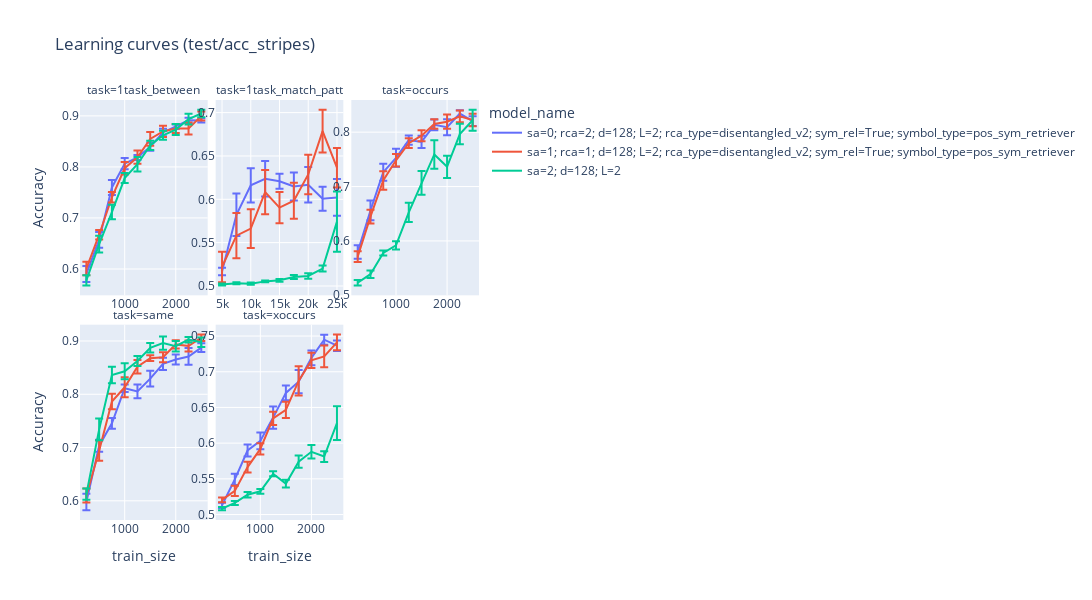

The code cell stored with this chart in its notebook:
### Code cell
metric = 'test/acc_stripes'
agg_df = project_df_.groupby(['model_name', 'task', 'train_size'])[metric].aggregate(['mean', 'std', 'sem', 'count']).reset_index()
agg_df.rename(columns={'mean': 'Accuracy', 'sem': 'Standard Error', 'std': 'Standard Deviation', 'count': '# of Trials'}, inplace=True)
hover_data = ['# of Trials', 'Standard Deviation', 'Standard Error']
fig = px.line(
    agg_df, x='train_size', y='Accuracy', error_y='Standard Error', color='model_name', hover_data=hover_data, facet_col='task',
    facet_col_wrap=3, title=f'Learning curves ({metric})', width=1400, height=600)
fig.update_xaxes(matches=None)
fig.update_yaxes(showticklabels=True, col=1)
fig.update_yaxes(showticklabels=True, col=2)
fig.update_yaxes(showticklabels=True, col=3)
fig.update_xaxes(showticklabels=True, col=1)
fig.update_xaxes(showticklabels=True, col=2)
fig.update_xaxes(showticklabels=True, col=3)
fig.update_yaxes(matches=None)
fig.show()

### Figure 1 — Plotly figure (JSON) as saved in the notebook; plotly's stock layout.template omitted (floating-point values rounded to 4 significant figures)
{"data": [{"customdata": [[10, 0.05014, 0.01586], [10, 0.04872, 0.01541], [10, 0.04671, 0.01477], [10, 0.03439, 0.01088], [10, 0.01604, 0.005072], [10, 0.02498, 0.007899], [10, 0.02296, 0.007262], [10, 0.01434, 0.004534], [10, 0.01662, 0.005257], [10, 0.01304, 0.004122]], "error_y": {"array": [0.01586, 0.01541, 0.01477, 0.01088, 0.005072, 0.007899, 0.007262, 0.004534, 0.005257, 0.004122]}, "hovertemplate": "model_name=sa=0; rca=2; d=128; L=2; rca_type=disentangled_v2; sym_rel=True; symbol_type=pos_sym_retriever<br>task=1task_between<br>train_size=%{x}<br>Accuracy=%{y}<br># of Trials=%{customdata[0]}<br>Standard Deviation=%{customdata[1]}<br>Standard Error=%{customdata[2]}<extra></extra>", "legendgroup": "sa=0; rca=2; d=128; L=2; rca_type=disentangled_v2; sym_rel=True; symbol_type=pos_sym_retriever", "line": {"color": "#636efa", "dash": "solid"}, "marker": {"symbol": "circle"}, "mode": "lines", "name": "sa=0; rca=2; d=128; L=2; rca_type=disentangled_v2; sym_rel=True; symbol_type=pos_sym_retriever", "orientation": "v", "showlegend": true, "type": "scatter", "x": [250, 500, 750, 1000, 1250, 1500, 1750, 2000, 2250, 2500], "xaxis": "x4", "y": [0.5902, 0.6568, 0.7597, 0.8064, 0.8184, 0.8394, 0.8675, 0.8787, 0.8912, 0.891], "yaxis": "y4"}, {"customdata": [[11, 0.01439, 0.004339], [10, 0.07718, 0.02441], [10, 0.0624, 0.01973], [10, 0.06447, 0.02039], [10, 0.02743, 0.008676], [10, 0.05103, 0.01614], [8, 0.0581, 0.02054], [8, 0.03904, 0.0138], [7, 0.0563, 0.02128]], "error_y": {"array": [0.004339, 0.02441, 0.01973, 0.02039, 0.008676, 0.01614, 0.02054, 0.0138, 0.02128]}, "hovertemplate": "model_name=sa=0; rca=2; d=128; L=2; rca_type=disentangled_v2; sym_rel=True; symbol_type=pos_sym_retriever<br>task=1task_match_patt<br>train_size=%{x}<br>Accuracy=%{y}<br># of Trials=%{customdata[0]}<br>Standard Deviation=%{customdata[1]}<br>Standard Error=%{customdata[2]}<extra></extra>", "legendgroup": "sa=0; rca=2; d=128; L=2; rca_type=disentangled_v2; sym_rel=True; symbol_type=pos_sym_retriever", "line": {"color": "#636efa", "dash": "solid"}, "marker": {"symbol": "circle"}, "mode": "lines", "name": "sa=0; rca=2; d=128; L=2; rca_type=disentangled_v2; sym_rel=True; symbol_type=pos_sym_retriever", "orientation": "v", "showlegend": false, "type": "scatter", "x": [5000, 7500, 10000, 12500, 15000, 17500, 20000, 22500, 25000], "xaxis": "x5", "y": [0.5167, 0.5822, 0.6161, 0.6237, 0.6208, 0.6147, 0.6168, 0.6006, 0.6022], "yaxis": "y5"}, {"customdata": [[10, 0.03927, 0.01242], [10, 0.05772, 0.01825], [10, 0.04946, 0.01564], [10, 0.05263, 0.01664], [10, 0.027, 0.008539], [10, 0.0353, 0.01116], [10, 0.03119, 0.009862], [10, 0.04702, 0.01487], [10, 0.01987, 0.006283], [10, 0.02856, 0.009032]], "error_y": {"array": [0.01242, 0.01825, 0.01564, 0.01664, 0.008539, 0.01116, 0.009862, 0.01487, 0.006283, 0.009032]}, "hovertemplate": "model_name=sa=0; rca=2; d=128; L=2; rca_type=disentangled_v2; sym_rel=True; symbol_type=pos_sym_retriever<br>task=occurs<br>train_size=%{x}<br>Accuracy=%{y}<br># of Trials=%{customdata[0]}<br>Standard Deviation=%{customdata[1]}<br>Standard Error=%{customdata[2]}<extra></extra>", "legendgroup": "sa=0; rca=2; d=128; L=2; rca_type=disentangled_v2; sym_rel=True; symbol_type=pos_sym_retriever", "line": {"color": "#636efa", "dash": "solid"}, "marker": {"symbol": "circle"}, "mode": "lines", "name": "sa=0; rca=2; d=128; L=2; rca_type=disentangled_v2; sym_rel=True; symbol_type=pos_sym_retriever", "orientation": "v", "showlegend": false, "type": "scatter", "x": [250, 500, 750, 1000, 1250, 1500, 1750, 2000, 2250, 2500], "xaxis": "x6", "y": [0.5795, 0.6561, 0.7264, 0.7529, 0.7854, 0.782, 0.8135, 0.809, 0.8342, 0.8202], "yaxis": "y6"}, {"customdata": [[10, 0.04929, 0.01559], [10, 0.03539, 0.01119], [10, 0.03252, 0.01028], [10, 0.02191, 0.006929], [10, 0.04101, 0.01297], [10, 0.04682, 0.0148], [10, 0.03647, 0.01153], [10, 0.02922, 0.009239], [10, 0.04972, 0.01572], [10, 0.02556, 0.008082]], "error_y": {"array": [0.01559, 0.01119, 0.01028, 0.006929, 0.01297, 0.0148, 0.01153, 0.009239, 0.01572, 0.008082]}, "hovertemplate": "model_name=sa=0; rca=2; d=128; L=2; rca_type=disentangled_v2; sym_rel=True; symbol_type=pos_sym_retriever<br>task=same<br>train_size=%{x}<br>Accuracy=%{y}<br># of Trials=%{customdata[0]}<br>Standard Deviation=%{customdata[1]}<br>Standard Error=%{customdata[2]}<extra></extra>", "legendgroup": "sa=0; rca=2; d=128; L=2; rca_type=disentangled_v2; sym_rel=True; symbol_type=pos_sym_retriever", "line": {"color": "#636efa", "dash": "solid"}, "marker": {"symbol": "circle"}, "mode": "lines", "name": "sa=0; rca=2; d=128; L=2; rca_type=disentangled_v2; sym_rel=True; symbol_type=pos_sym_retriever", "orientation": "v", "showlegend": false, "type": "scatter", "x": [250, 500, 750, 1000, 1250, 1500, 1750, 2000, 2250, 2500], "xaxis": "x", "y": [0.5979, 0.7034, 0.7454, 0.8114, 0.8053, 0.8293, 0.8572, 0.8653, 0.871, 0.8876], "yaxis": "y"}, {"customdata": [[10, 0.0116, 0.003667], [10, 0.02476, 0.007829], [10, 0.02635, 0.008332], [10, 0.03728, 0.01179], [10, 0.04927, 0.01558], [10, 0.0326, 0.01031], [10, 0.05135, 0.01624], [10, 0.03255, 0.01029], [10, 0.02211, 0.006993], [10, 0.0234, 0.007399]], "error_y": {"array": [0.003667, 0.007829, 0.008332, 0.01179, 0.01558, 0.01031, 0.01624, 0.01029, 0.006993, 0.007399]}, "hovertemplate": "model_name=sa=0; rca=2; d=128; L=2; rca_type=disentangled_v2; sym_rel=True; symbol_type=pos_sym_retriever<br>task=xoccurs<br>train_size=%{x}<br>Accuracy=%{y}<br># of Trials=%{customdata[0]}<br>Standard Deviation=%{customdata[1]}<br>Standard Error=%{customdata[2]}<extra></extra>", "legendgroup": "sa=0; rca=2; d=128; L=2; rca_type=disentangled_v2; sym_rel=True; symbol_type=pos_sym_retriever", "line": {"color": "#636efa", "dash": "solid"}, "marker": {"symbol": "circle"}, "mode": "lines", "name": "sa=0; rca=2; d=128; L=2; rca_type=disentangled_v2; sym_rel=True; symbol_type=pos_sym_retriever", "orientation": "v", "showlegend": false, "type": "scatter", "x": [250, 500, 750, 1000, 1250, 1500, 1750, 2000, 2250, 2500], "xaxis": "x2", "y": [0.513, 0.5492, 0.5897, 0.6032, 0.6358, 0.6704, 0.6861, 0.7195, 0.7449, 0.7365], "yaxis": "y2"}, {"customdata": [[10, 0.04219, 0.01334], [10, 0.02978, 0.009417], [10, 0.03216, 0.01017], [10, 0.03877, 0.01226], [10, 0.04123, 0.01304], [10, 0.04255, 0.01346], [10, 0.03463, 0.01095], [10, 0.02829, 0.008946], [10, 0.03718, 0.01176], [10, 0.02854, 0.009024]], "error_y": {"array": [0.01334, 0.009417, 0.01017, 0.01226, 0.01304, 0.01346, 0.01095, 0.008946, 0.01176, 0.009024]}, "hovertemplate": "model_name=sa=1; rca=1; d=128; L=2; rca_type=disentangled_v2; sym_rel=True; symbol_type=pos_sym_retriever<br>task=1task_between<br>train_size=%{x}<br>Accuracy=%{y}<br># of Trials=%{customdata[0]}<br>Standard Deviation=%{customdata[1]}<br>Standard Error=%{customdata[2]}<extra></extra>", "legendgroup": "sa=1; rca=1; d=128; L=2; rca_type=disentangled_v2; sym_rel=True; symbol_type=pos_sym_retriever", "line": {"color": "#EF553B", "dash": "solid"}, "marker": {"symbol": "circle"}, "mode": "lines", "name": "sa=1; rca=1; d=128; L=2; rca_type=disentangled_v2; sym_rel=True; symbol_type=pos_sym_retriever", "orientation": "v", "showlegend": true, "type": "scatter", "x": [250, 500, 750, 1000, 1250, 1500, 1750, 2000, 2250, 2500], "xaxis": "x4", "y": [0.6009, 0.6672, 0.7405, 0.7974, 0.819, 0.8548, 0.8695, 0.8752, 0.875, 0.8998], "yaxis": "y4"}, {"customdata": [[11, 0.05837, 0.0176], [10, 0.08222, 0.026], [10, 0.07038, 0.02226], [10, 0.08051, 0.02546], [10, 0.05674, 0.01794], [10, 0.06553, 0.02072], [10, 0.07203, 0.02278], [10, 0.078, 0.02467], [10, 0.07193, 0.02275]], "error_y": {"array": [0.0176, 0.026, 0.02226, 0.02546, 0.01794, 0.02072, 0.02278, 0.02467, 0.02275]}, "hovertemplate": "model_name=sa=1; rca=1; d=128; L=2; rca_type=disentangled_v2; sym_rel=True; symbol_type=pos_sym_retriever<br>task=1task_match_patt<br>train_size=%{x}<br>Accuracy=%{y}<br># of Trials=%{customdata[0]}<br>Standard Deviation=%{customdata[1]}<br>Standard Error=%{customdata[2]}<extra></extra>", "legendgroup": "sa=1; rca=1; d=128; L=2; rca_type=disentangled_v2; sym_rel=True; symbol_type=pos_sym_retriever", "line": {"color": "#EF553B", "dash": "solid"}, "marker": {"symbol": "circle"}, "mode": "lines", "name": "sa=1; rca=1; d=128; L=2; rca_type=disentangled_v2; sym_rel=True; symbol_type=pos_sym_retriever", "orientation": "v", "showlegend": false, "type": "scatter", "x": [5000, 7500, 10000, 12500, 15000, 17500, 20000, 22500, 25000], "xaxis": "x5", "y": [0.5219, 0.5581, 0.5662, 0.6083, 0.5904, 0.5983, 0.6287, 0.6786, 0.6365], "yaxis": "y5"}, {"customdata": [[10, 0.03148, 0.009955], [10, 0.04014, 0.01269], [10, 0.05348, 0.01691], [10, 0.03649, 0.01154], [10, 0.02819, 0.008914], [10, 0.03218, 0.01017], [10, 0.02773, 0.00877], [10, 0.04164, 0.01317], [10, 0.03403, 0.01076], [10, 0.03567, 0.01128]], "error_y": {"array": [0.009955, 0.01269, 0.01691, 0.01154, 0.008914, 0.01017, 0.00877, 0.01317, 0.01076, 0.01128]}, "hovertemplate": "model_name=sa=1; rca=1; d=128; L=2; rca_type=disentangled_v2; sym_rel=True; symbol_type=pos_sym_retriever<br>task=occurs<br>train_size=%{x}<br>Accuracy=%{y}<br># of Trials=%{customdata[0]}<br>Standard Deviation=%{customdata[1]}<br>Standard Error=%{customdata[2]}<extra></extra>", "legendgroup": "sa=1; rca=1; d=128; L=2; rca_type=disentangled_v2; sym_rel=True; symbol_type=pos_sym_retriever", "line": {"color": "#EF553B", "dash": "solid"}, "marker": {"symbol": "circle"}, "mode": "lines", "name": "sa=1; rca=1; d=128; L=2; rca_type=disentangled_v2; sym_rel=True; symbol_type=pos_sym_retriever", "orientation": "v", "showlegend": false, "type": "scatter", "x": [250, 500, 750, 1000, 1250, 1500, 1750, 2000, 2250, 2500], "xaxis": "x6", "y": [0.5711, 0.6445, 0.7112, 0.7483, 0.7798, 0.7935, 0.8149, 0.8193, 0.829, 0.8224], "yaxis": "y6"}, {"customdata": [[10, 0.04126, 0.01305], [10, 0.06036, 0.01909], [10, 0.04566, 0.01444], [10, 0.05917, 0.01871], [10, 0.04003, 0.01266], [10, 0.01741, 0.005505], [10, 0.02943, 0.009306], [10, 0.0239, 0.007558], [10, 0.0323, 0.01021], [10, 0.01907, 0.00603]], "error_y": {"array": [0.01305, 0.01909, 0.01444, 0.01871, 0.01266, 0.005505, 0.009306, 0.007558, 0.01021, 0.00603]}, "hovertemplate": "model_name=sa=1; rca=1; d=128; L=2; rca_type=disentangled_v2; sym_rel=True; symbol_type=pos_sym_retriever<br>task=same<br>train_size=%{x}<br>Accuracy=%{y}<br># of Trials=%{customdata[0]}<br>Standard Deviation=%{customdata[1]}<br>Standard Error=%{customdata[2]}<extra></extra>", "legendgroup": "sa=1; rca=1; d=128; L=2; rca_type=disentangled_v2; sym_rel=True; symbol_type=pos_sym_retriever", "line": {"color": "#EF553B", "dash": "solid"}, "marker": {"symbol": "circle"}, "mode": "lines", "name": "sa=1; rca=1; d=128; L=2; rca_type=disentangled_v2; sym_rel=True; symbol_type=pos_sym_retriever", "orientation": "v", "showlegend": false, "type": "scatter", "x": [250, 500, 750, 1000, 1250, 1500, 1750, 2000, 2250, 2500], "xaxis": "x", "y": [0.61, 0.6941, 0.7864, 0.8131, 0.8517, 0.8678, 0.8696, 0.8936, 0.8906, 0.9062], "yaxis": "y"}, {"customdata": [[10, 0.01021, 0.00323], [10, 0.02297, 0.007265], [10, 0.02405, 0.007604], [10, 0.02475, 0.007828], [10, 0.02956, 0.009349], [10, 0.03612, 0.01142], [10, 0.065, 0.02056], [10, 0.03366, 0.01064], [10, 0.04794, 0.01516], [10, 0.03518, 0.01113]], "error_y": {"array": [0.00323, 0.007265, 0.007604, 0.007828, 0.009349, 0.01142, 0.02056, 0.01064, 0.01516, 0.01113]}, "hovertemplate": "model_name=sa=1; rca=1; d=128; L=2; rca_type=disentangled_v2; sym_rel=True; symbol_type=pos_sym_retriever<br>task=xoccurs<br>train_size=%{x}<br>Accuracy=%{y}<br># of Trials=%{customdata[0]}<br>Standard Deviation=%{customdata[1]}<br>Standard Error=%{customdata[2]}<extra></extra>", "legendgroup": "sa=1; rca=1; d=128; L=2; rca_type=disentangled_v2; sym_rel=True; symbol_type=pos_sym_retriever", "line": {"color": "#EF553B", "dash": "solid"}, "marker": {"symbol": "circle"}, "mode": "lines", "name": "sa=1; rca=1; d=128; L=2; rca_type=disentangled_v2; sym_rel=True; symbol_type=pos_sym_retriever", "orientation": "v", "showlegend": false, "type": "scatter", "x": [250, 500, 750, 1000, 1250, 1500, 1750, 2000, 2250, 2500], "xaxis": "x2", "y": [0.5205, 0.5331, 0.5665, 0.5919, 0.6347, 0.6466, 0.6872, 0.7159, 0.7215, 0.7411], "yaxis": "y2"}, {"customdata": [[10, 0.03153, 0.009972], [10, 0.05192, 0.01642], [10, 0.04501, 0.01423], [10, 0.03107, 0.009826], [10, 0.04457, 0.01409], [10, 0.02842, 0.008986], [10, 0.02743, 0.008673], [10, 0.03403, 0.01076], [10, 0.03292, 0.01041], [10, 0.02312, 0.00731]], "error_y": {"array": [0.009972, 0.01642, 0.01423, 0.009826, 0.01409, 0.008986, 0.008673, 0.01076, 0.01041, 0.00731]}, "hovertemplate": "model_name=sa=2; d=128; L=2<br>task=1task_between<br>train_size=%{x}<br>Accuracy=%{y}<br># of Trials=%{customdata[0]}<br>Standard Deviation=%{customdata[1]}<br>Standard Error=%{customdata[2]}<extra></extra>", "legendgroup": "sa=2; d=128; L=2", "line": {"color": "#00cc96", "dash": "solid"}, "marker": {"symbol": "circle"}, "mode": "lines", "name": "sa=2; d=128; L=2", "orientation": "v", "showlegend": true, "type": "scatter", "x": [250, 500, 750, 1000, 1250, 1500, 1750, 2000, 2250, 2500], "xaxis": "x4", "y": [0.5775, 0.6488, 0.7115, 0.7782, 0.8053, 0.8421, 0.8619, 0.873, 0.8935, 0.9046], "yaxis": "y4"}, {"customdata": [[11, 0.003805, 0.001147], [10, 0.003658, 0.001157], [10, 0.00408, 0.00129], [10, 0.003454, 0.001092], [10, 0.005158, 0.001631], [10, 0.007172, 0.002268], [10, 0.009712, 0.003071], [10, 0.01087, 0.003437], [10, 0.1103, 0.03487]], "error_y": {"array": [0.001147, 0.001157, 0.00129, 0.001092, 0.001631, 0.002268, 0.003071, 0.003437, 0.03487]}, "hovertemplate": "model_name=sa=2; d=128; L=2<br>task=1task_match_patt<br>train_size=%{x}<br>Accuracy=%{y}<br># of Trials=%{customdata[0]}<br>Standard Deviation=%{customdata[1]}<br>Standard Error=%{customdata[2]}<extra></extra>", "legendgroup": "sa=2; d=128; L=2", "line": {"color": "#00cc96", "dash": "solid"}, "marker": {"symbol": "circle"}, "mode": "lines", "name": "sa=2; d=128; L=2", "orientation": "v", "showlegend": false, "type": "scatter", "x": [5000, 7500, 10000, 12500, 15000, 17500, 20000, 22500, 25000], "xaxis": "x5", "y": [0.5017, 0.5031, 0.5026, 0.5053, 0.5065, 0.5104, 0.5115, 0.5201, 0.5742], "yaxis": "y5"}, {"customdata": [[10, 0.01598, 0.005054], [10, 0.02137, 0.006758], [10, 0.01484, 0.004694], [10, 0.0241, 0.007622], [10, 0.05596, 0.0177], [10, 0.06954, 0.02199], [10, 0.08288, 0.02621], [10, 0.06489, 0.02052], [10, 0.05944, 0.0188], [10, 0.06103, 0.0193]], "error_y": {"array": [0.005054, 0.006758, 0.004694, 0.007622, 0.0177, 0.02199, 0.02621, 0.02052, 0.0188, 0.0193]}, "hovertemplate": "model_name=sa=2; d=128; L=2<br>task=occurs<br>train_size=%{x}<br>Accuracy=%{y}<br># of Trials=%{customdata[0]}<br>Standard Deviation=%{customdata[1]}<br>Standard Error=%{customdata[2]}<extra></extra>", "legendgroup": "sa=2; d=128; L=2", "line": {"color": "#00cc96", "dash": "solid"}, "marker": {"symbol": "circle"}, "mode": "lines", "name": "sa=2; d=128; L=2", "orientation": "v", "showlegend": false, "type": "scatter", "x": [250, 500, 750, 1000, 1250, 1500, 1750, 2000, 2250, 2500], "xaxis": "x6", "y": [0.523, 0.5387, 0.5779, 0.5917, 0.6523, 0.7067, 0.759, 0.7363, 0.7965, 0.8219], "yaxis": "y6"}, {"customdata": [[10, 0.03299, 0.01043], [10, 0.06442, 0.02037], [10, 0.04912, 0.01553], [10, 0.04711, 0.0149], [10, 0.02977, 0.009413], [10, 0.0277, 0.008759], [10, 0.03865, 0.01222], [10, 0.03124, 0.009878], [10, 0.01629, 0.005151], [9, 0.02683, 0.008944]], "error_y": {"array": [0.01043, 0.02037, 0.01553, 0.0149, 0.009413, 0.008759, 0.01222, 0.009878, 0.005151, 0.008944]}, "hovertemplate": "model_name=sa=2; d=128; L=2<br>task=same<br>train_size=%{x}<br>Accuracy=%{y}<br># of Trials=%{customdata[0]}<br>Standard Deviation=%{customdata[1]}<br>Standard Error=%{customdata[2]}<extra></extra>", "legendgroup": "sa=2; d=128; L=2", "line": {"color": "#00cc96", "dash": "solid"}, "marker": {"symbol": "circle"}, "mode": "lines", "name": "sa=2; d=128; L=2", "orientation": "v", "showlegend": false, "type": "scatter", "x": [250, 500, 750, 1000, 1250, 1500, 1750, 2000, 2250, 2500], "xaxis": "x", "y": [0.6124, 0.734, 0.8361, 0.8431, 0.8626, 0.8873, 0.896, 0.8903, 0.9025, 0.8976], "yaxis": "y"}, {"customdata": [[10, 0.007276, 0.002301], [10, 0.009183, 0.002904], [10, 0.01239, 0.003918], [10, 0.01049, 0.003319], [10, 0.01106, 0.003499], [10, 0.01763, 0.005575], [10, 0.0267, 0.008444], [10, 0.02963, 0.009369], [10, 0.02386, 0.007545], [10, 0.07506, 0.02374]], "error_y": {"array": [0.002301, 0.002904, 0.003918, 0.003319, 0.003499, 0.005575, 0.008444, 0.009369, 0.007545, 0.02374]}, "hovertemplate": "model_name=sa=2; d=128; L=2<br>task=xoccurs<br>train_size=%{x}<br>Accuracy=%{y}<br># of Trials=%{customdata[0]}<br>Standard Deviation=%{customdata[1]}<br>Standard Error=%{customdata[2]}<extra></extra>", "legendgroup": "sa=2; d=128; L=2", "line": {"color": "#00cc96", "dash": "solid"}, "marker": {"symbol": "circle"}, "mode": "lines", "name": "sa=2; d=128; L=2", "orientation": "v", "showlegend": false, "type": "scatter", "x": [250, 500, 750, 1000, 1250, 1500, 1750, 2000, 2250, 2500], "xaxis": "x2", "y": [0.5083, 0.5162, 0.5278, 0.5326, 0.557, 0.5433, 0.5741, 0.5879, 0.5813, 0.628], "yaxis": "y2"}], "layout": {"annotations": [{"font": {}, "showarrow": false, "text": "task=same", "x": 0.16, "xanchor": "center", "xref": "paper", "y": 0.465, "yanchor": "bottom", "yref": "paper"}, {"font": {}, "showarrow": false, "text": "task=xoccurs", "x": 0.5, "xanchor": "center", "xref": "paper", "y": 0.465, "yanchor": "bottom", "yref": "paper"}, {"font": {}, "showarrow": false, "text": "task=1task_between", "x": 0.16, "xanchor": "center", "xref": "paper", "y": 1.0, "yanchor": "bottom", "yref": "paper"}, {"font": {}, "showarrow": false, "text": "task=1task_match_patt", "x": 0.5, "xanchor": "center", "xref": "paper", "y": 1.0, "yanchor": "bottom", "yref": "paper"}, {"font": {}, "showarrow": false, "text": "task=occurs", "x": 0.84, "xanchor": "center", "xref": "paper", "y": 1.0, "yanchor": "bottom", "yref": "paper"}], "height": 600, "legend": {"title": {"text": "model_name"}, "tracegroupgap": 0}, "title": {"text": "Learning curves (test/acc_stripes)"}, "width": 1400, "xaxis": {"anchor": "y", "domain": [0, 0.32], "showticklabels": true, "title": {"text": "train_size"}}, "xaxis2": {"anchor": "y2", "domain": [0.34, 0.66], "showticklabels": true, "title": {"text": "train_size"}}, "xaxis3": {"anchor": "y3", "domain": [0.68, 1.0], "showticklabels": true, "title": {"text": "train_size"}}, "xaxis4": {"anchor": "y4", "domain": [0, 0.32], "showticklabels": true}, "xaxis5": {"anchor": "y5", "domain": [0.34, 0.66], "showticklabels": true}, "xaxis6": {"anchor": "y6", "domain": [0.68, 1.0], "showticklabels": true}, "yaxis": {"anchor": "x", "domain": [0, 0.465], "showticklabels": true, "title": {"text": "Accuracy"}}, "yaxis2": {"anchor": "x2", "domain": [0, 0.465], "showticklabels": true}, "yaxis3": {"anchor": "x3", "domain": [0, 0.465], "showticklabels": true}, "yaxis4": {"anchor": "x4", "domain": [0.535, 1.0], "showticklabels": true, "title": {"text": "Accuracy"}}, "yaxis5": {"anchor": "x5", "domain": [0.535, 1.0], "showticklabels": true}, "yaxis6": {"anchor": "x6", "domain": [0.535, 1.0], "showticklabels": true}}}
